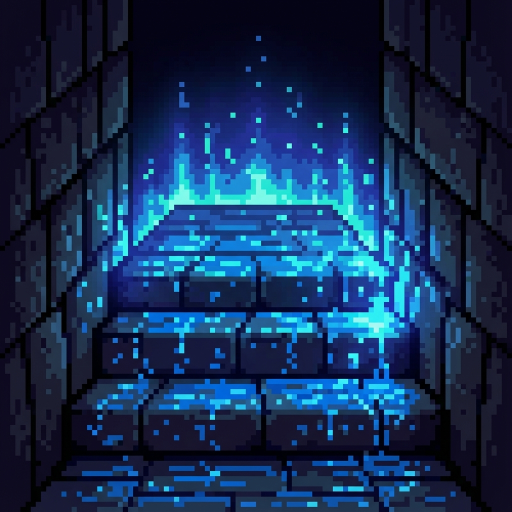
#> input picture assets/stairs_blue.jpg, 1024 x 1024 px (shown at 1/2 size)
$ python resize_image.py ../assets/stairs_blue.jpg out.png 100
#> lines starting #> are read from the running program, lines starting #| are printed output that depends on the picture
import sys
from PIL import Image

def resize_image(input_path, output_path, target_size=(64, 64)):
#> called with input_path = '../assets/stairs_blue.jpg', output_path = 'out.png', target_size = (100, 100)
    try:
        img = Image.open(input_path)
#> img is the input picture: PIL image 1024x1024 RGB; mean R, G, B 21, 47.1, 83.5

        # Check current size and decide filter
        current_w, current_h = img.size
#> current_w = 1024; current_h = 1024
        # if current_w <= target_size[0] and current_h <= target_size[1]:
        #     print(f"Skipping {input_path}: Size {img.size} is already small enough.")
        #     return

        # Use NEAREST for upscaling (pixel art style), LANCZOS for downscaling
        resample_filter = Image.Resampling.LANCZOS
        if target_size[0] > current_w or target_size[1] > current_h:
            resample_filter = Image.Resampling.NEAREST

        img_resized = img.resize(target_size, resample_filter)
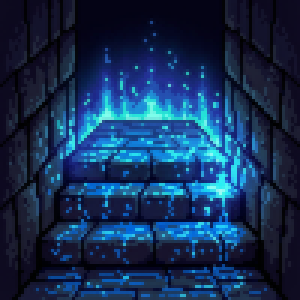
#> img_resized: PIL image 100x100 RGB (shown 3 times larger); mean R, G, B 21, 47.1, 83.5
        img_resized.save(output_path, "PNG")
        print(f"Resized {input_path} from {img.size} to {target_size} (Filter: {resample_filter})")
#| Resized ../assets/stairs_blue.jpg from (1024, 1024) to (100, 100) (Filter: 1)

    except Exception as e:
        print(f"Error processing {input_path}: {e}")

if __name__ == "__main__":
    if len(sys.argv) < 3:
        print("Usage: python resize_image.py input_file output_file [size]")
        sys.exit(1)

    input_file = sys.argv[1]
    output_file = sys.argv[2]

    size = 64
    if len(sys.argv) > 3:
        try:
            size = int(sys.argv[3])
        except:
            pass

    resize_image(input_file, output_file, (size, size))
